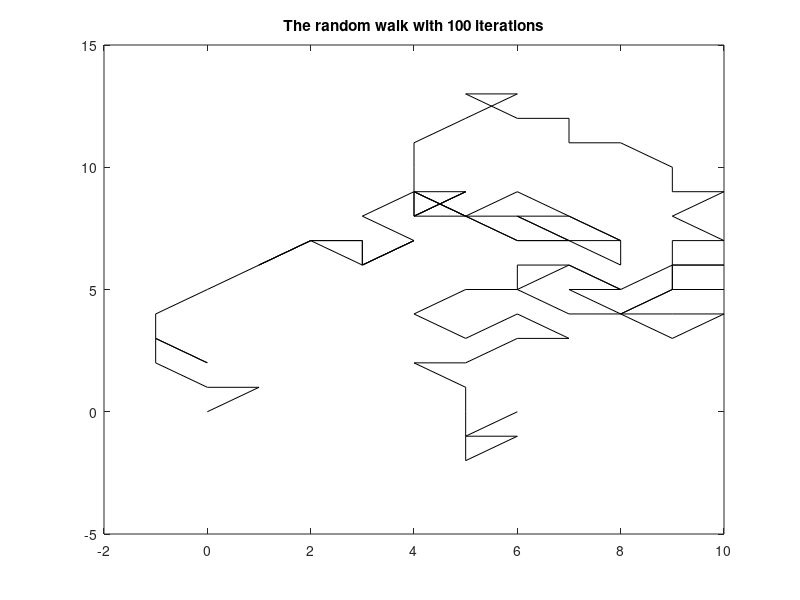

This figure's MATLAB source:
% 2D Random Walker MATLAB code
% Lianne Meah (lianne.meah@gmail.com)

%% CLEANUP
clc
clear all
clf

%% PARAMETER SETUP
% define number of steps
num_iterations = 100;
% set 2 or 3 directions (2 = (x,y), 3 = (x,y,z))
directions = 3;
% update on increment = 1, plot graph at  the end only = 0
incrementPlot = 0;
% create x and y positions, set all to 0
x = zeros(1,num_iterations+1);
y = zeros(1,num_iterations+1);
% arrays for memory of where we've been (for plotting)
xposition = zeros(1, num_iterations+1);
yposition = zeros(1, num_iterations+1);

% Random numbers: 1xnum_iterations between 1 and 4 or 8
if directions==2
	randNum = randi(4,1,num_iterations+1);
else
	randNum = randi(8,1,num_iterations+1);
end

%% RUN SIMULATION
for i=2:(num_iterations+1)
	% check number and move
	if randNum(i)==1
		% move east
		x(i) = x(i-1)+1;
		y(i) = y(i-1);
	elseif randNum(i)==2
		% move west
		x(i) = x(i-1)-1;
		y(i) = y(i-1);
	elseif randNum(i)==3
		% move north
		x(i) = x(i-1);
		y(i) = y(i-1)+1;
	elseif randNum(i)==4
		% move south
		x(i) = x(i-1);
		y(i) = y(i-1)-1;
	elseif randNum(i)==5
		% move north-east
		x(i) = x(i-1)+1;
		y(i) = y(i-1)+1;
	elseif randNum(i)==6
		% move north-west
		x(i) = x(i-1)-1;
		y(i) = y(i-1)+1;
	elseif randNum(i)==7
		% move south-east
		x(i) = x(i-1)+1;
		y(i) = y(i-1)-1;
	else
		% move south-west
		x(i) = x(i-1)-1;
		y(i) = y(i-1)-1;								
	end
	% record positions
	xposition(i) = x(i);
	yposition(i) = y(i);
	% plotting - update plot on each iteration. Comment next three lines to plot at the end only.
	if incrementPlot==1
		plot(xposition, yposition, 'black')
		colormap(jet)
		title(sprintf('The random walk with %.0f iterations', num_iterations))
		drawnow
	end
end

%% PLOTTING - uncomment this to only plot at the end of the simulation
if incrementPlot==0
	plot(xposition, yposition, 'black')
	title(sprintf('The random walk with %.0f iterations', num_iterations))
end
